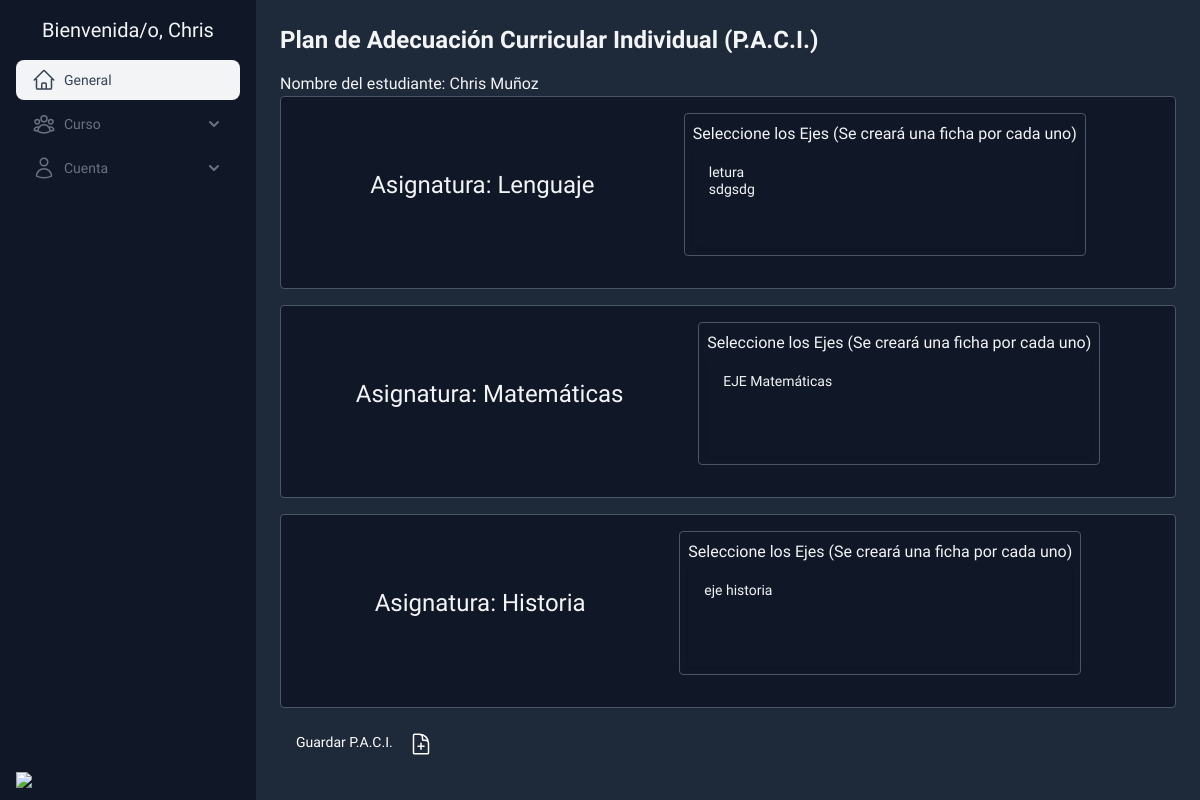
Page /paci/2 (signed in) on the committed database.
### accounts/models.py (models this page shows, shortened)
class User(AbstractUser):
    class Roles(models.TextChoices):
        ADMIN = 'ADMIN', 'Administrador'
        DIRECTOR = 'DIRECTOR', 'Director'
        COORDINATOR = 'COORDINADOR', 'Coordinador'
        TEACHER = 'TEACHER', 'Docente'
        PROFESSIONAL = 'PROFESSIONAL', 'Profesional'
    role = models.CharField(max_length=20, choices=Roles.choices, default=Roles.TEACHER)
    profesion = models.CharField(max_length=150, blank=True)
    phone = models.IntegerField(blank=True, null=True)
    address = models.CharField(max_length=255, blank=True)
    birth_date = models.DateField(null=True, blank=True)

### core/models.py (models this page shows, shortened)
class DateTime(models.Model):
    created_at = models.DateTimeField(auto_now_add=True)
    updated_at = models.DateTimeField(auto_now=True)
    class Meta:
        abstract = True

class Estudiante(DateTime):
    first_name = models.CharField(max_length=150)
    last_name = models.CharField(max_length=150)
    rut = models.CharField(max_length=10, unique=True)
    birth_date = models.DateField()
    bapDiag = models.CharField(max_length=40)
    address = models.CharField(max_length=40)
    commune = models.CharField(max_length=40)
    etnia = models.CharField(max_length=40, null=True, blank=True)
    parents = models.ManyToManyField(Apoderado, related_name='students', blank=True)
    curso = models.ForeignKey(Curso, on_delete=models.CASCADE, related_name='students', null=True, blank=True)
    nivel = models.CharField(max_length=10, choices=Nivel.choices, default=Nivel.BASIC)

class Asignatura(models.Model):
    nombre = models.CharField(max_length=100)

### paciApp/views.py (the view)
# urls.py: path('', index, name='index'),
@login_required
def index(request, id):
    estudiante = get_object_or_404(Estudiante, pk=id)
    asignaturas = Asignatura.objects.prefetch_related('ejes').all()
    asignaturas_data = []
    for asignatura in asignaturas:
        ejes_list = list(asignatura.ejes.all().values('id', 'nombre'))
        asignaturas_data.append({
            'id': asignatura.id,
            'nombre': asignatura.nombre,
            'ejes': ejes_list
        })
    context = {
        'estudiante': estudiante,
        'asignaturas_json': json.dumps(asignaturas_data),
        'asignaturas': asignaturas,
        'objetivos': Objetivos.objects.all(),
        'estrategias': Estrategias.objects.all()
    }
    return render(request, 'paci.html', context)

### paciApp/templates/paci.html (shortened to what this page needs)
{% extends 'base.html'%}
{% block content %}
<h1 class="text-2xl font-bold mb-4">Plan de Adecuación Curricular Individual (P.A.C.I.)</h1>
<p>Nombre del estudiante: {{ estudiante.first_name }} {{ estudiante.last_name }}</p>
<form action="{% url 'paciApp:create_paci' estudiante.id %}" method="post">
    {% for asignatura in asignaturas %}
<div class="border border-gray-600 rounded p-4 mb-4 bg-gray-900">
    <section class="flex justify-evenly gap-4">
        <div class="flex flex-col justify-center mb-4">
            <label class="text-2xl">Asignatura: {{asignatura.nombre}}</label>
        </div>
        <div class="flex flex-col p-2 mb-4 border border-gray-600 rounded">
            <label for="eje_{{asignatura.id}}">Seleccione los Ejes (Se creará una ficha por cada uno)</label>
            <select
                class="p-4 mt-0.5 w-full rounded border-gray-300 shadow-sm sm:text-sm dark:border-gray-600 dark:bg-gray-900 dark:text-white"
                name="ejes_seleccionados_{{asignatura.id}}" id="select_eje_{{asignatura.id}}" multiple>
                {% for eje in asignatura.ejes.all %}
                <option value="{{eje.id}}" data-nombre="{{eje.nombre}}">{{eje.nombre}}</option>
                {% endfor %}
            </select>
        </div>
    </section>
</div>
{% empty %}
<p>No hay asignaturas disponibles</p>
{% endfor %}
<section class="flex flex-col mt-4">
        <div class="flex items-center justify-between mb-4">
            <button type="submit" class="flex gap-4 rounded-lg px-4 py-2 text-sm font-medium text-white
        hover:bg-gray-800 hover:text-gray-600
        dark:text-white dark:bg-gray-600 dark:hover:bg-gray-700 dark:hover:text-white">
                Guardar P.A.C.I.
            </button>
        </div>
    </section>
</form>
{% endblock %}

### templates/base.html (shortened to what this page needs)
<!DOCTYPE html>
<html lang="en">
<head>
  <script src="https://cdn.jsdelivr.net/npm/@tailwindcss/browser@4"></script>
</head>
<body class="min-h-screen bg-gray-800 text-gray-100">
  <div class="flex min-h-screen">
    <aside class="flex flex-col w-64 bg-gray-900 p-4 justify-between">
      <ul class="space-y-1">
        <p class="text-xl text-center mb-4">Bienvenida/o, {{user.username}}</p>
        <li>
          <a href="{% url 'coreApp:index' %}"
            class="flex items-center gap-2 rounded-lg bg-gray-100 px-4 py-2 text-gray-700 dark:bg-gray-800 dark:hover:bg-teal-900 dark:text-gray-200">
            <span class="text-sm font-medium"> General </span>
          </a>
        </li>
        <li>
          <details class="group [&amp;_summary::-webkit-details-marker]:hidden">
            <summary
              class="group flex items-center justify-between rounded-lg px-4 py-2 text-gray-500 hover:bg-gray-100 hover:text-gray-700 dark:text-gray-400 dark:hover:bg-gray-800 dark:hover:text-gray-200">
              <div class="flex items-center gap-2">
                <span class="text-sm font-medium"> Curso </span>
              </div>
              <span class="shrink-0 transition duration-300 group-open:-rotate-180">
                <svg xmlns="http://www.w3.org/2000/svg" class="size-5" viewBox="0 0 20 20" fill="currentColor">
                  <path fill-rule="evenodd"
                    d="M5.293 7.293a1 1 0 011.414 0L10 10.586l3.293-3.293a1 1 0 111.414 1.414l-4 4a1 1 0 01-1.414 0l-4-4a1 1 0 010-1.414z"
                    clip-rule="evenodd"></path>
                </svg>
              </span>
            </summary>
          </details>
        </li>
        <li>
          <details class="group [&amp;_summary::-webkit-details-marker]:hidden">
            <summary
              class="group flex items-center justify-between rounded-lg px-4 py-2 text-gray-500 hover:bg-gray-100 hover:text-gray-700 dark:text-gray-400 dark:hover:bg-gray-800 dark:hover:text-gray-200">
              <div class="flex items-center gap-2">
                <span class="text-sm font-medium"> Cuenta </span>
              </div>
              <span class="shrink-0 transition duration-300 group-open:-rotate-180">
                <svg xmlns="http://www.w3.org/2000/svg" class="size-5" viewBox="0 0 20 20" fill="currentColor">
                  <path fill-rule="evenodd"
                    d="M5.293 7.293a1 1 0 011.414 0L10 10.586l3.293-3.293a1 1 0 111.414 1.414l-4 4a1 1 0 01-1.414 0l-4-4a1 1 0 010-1.414z"
                    clip-rule="evenodd"></path>
                </svg>
              </span>
            </summary>
          </details>
        </li>
      </ul>
      <img class="w-16" src="https://images.builderservices.io/s/cdn/v1.0/i/m?url=https%3A%2F%2Fstorage.googleapis.com%2Fproduction-hostgator-chile-v1-0-3%2F573%2F1237573%2FEeoJHNah%2Fd473ee41415e43fc99acf1131253fde3&methods=resize%2C60%2C5000"/>
    </aside>
    <main class="flex-1 flex flex-col p-6">
      {% block content %}{% endblock %}
    </main>
  </div>
</body>
</html>

### templates/base.html (style rules this page uses)
body { font-family: 'Red Hat Display', sans-serif; }

### rows in the picture
User: username "Chris"
Estudiante: first_name "Chris", last_name "Muñoz"
Asignatura: nombre "Lenguaje", id "letura / sdgsdg"
Asignatura: nombre "Matemáticas", id "EJE Matemáticas"
Asignatura: nombre "Historia", id "eje historia"
